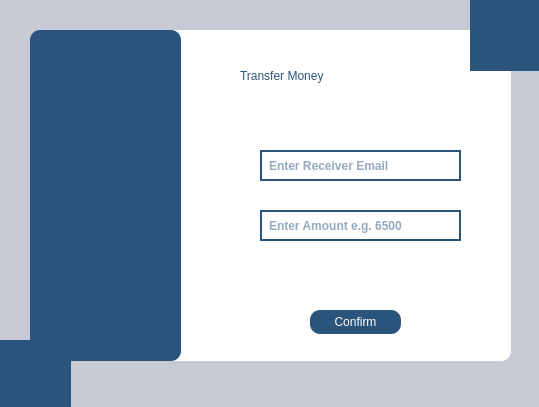
<?xml version="1.0" encoding="UTF-8"?>
<ui version="4.0">
 <class>TransferDialog</class>
 <widget class="QDialog" name="TransferDialog">
  <property name="geometry">
   <rect>
    <x>0</x>
    <y>0</y>
    <width>539</width>
    <height>407</height>
   </rect>
  </property>
  <property name="windowTitle">
   <string>Dialog</string>
  </property>
  <widget class="QLabel" name="label_11">
   <property name="geometry">
    <rect>
     <x>40</x>
     <y>150</y>
     <width>131</width>
     <height>91</height>
    </rect>
   </property>
   <property name="text">
    <string/>
   </property>
   <property name="pixmap">
    <pixmap resource="images.qrc">:/new/prefix1/images/wmremove-transformed.png</pixmap>
   </property>
   <property name="scaledContents">
    <bool>true</bool>
   </property>
  </widget>
  <widget class="QLabel" name="label_2">
   <property name="geometry">
    <rect>
     <x>220</x>
     <y>210</y>
     <width>31</width>
     <height>31</height>
    </rect>
   </property>
   <property name="styleSheet">
    <string notr="true">background-color: none;</string>
   </property>
   <property name="text">
    <string/>
   </property>
   <property name="pixmap">
    <pixmap resource="images.qrc">:/new/prefix1/images/transactions_17765304.png</pixmap>
   </property>
   <property name="scaledContents">
    <bool>true</bool>
   </property>
  </widget>
  <widget class="QLineEdit" name="amount_input">
   <property name="geometry">
    <rect>
     <x>260</x>
     <y>210</y>
     <width>201</width>
     <height>31</height>
    </rect>
   </property>
   <property name="font">
    <font>
     <family>Arial</family>
     <pointsize>9</pointsize>
     <italic>false</italic>
     <bold>true</bold>
    </font>
   </property>
   <property name="styleSheet">
    <string notr="true">QLineEdit{
font: 700 9pt &quot;Arial&quot;;
background-color: rgb(255, 255, 255);
color:rgb(43, 84, 125);
border:2px solid rgb(43, 84, 125);
padding:5px;
}
</string>
   </property>
   <property name="placeholderText">
    <string>Enter Amount e.g. 6500</string>
   </property>
  </widget>
  <widget class="QPushButton" name="transfer_confirmation_btn">
   <property name="geometry">
    <rect>
     <x>310</x>
     <y>310</y>
     <width>91</width>
     <height>24</height>
    </rect>
   </property>
   <property name="styleSheet">
    <string notr="true">QPushButton{
background-color:#2b547d;
color:white;
border-radius:10px;
padding:7px 14px;
}
QPushButton:hover{
background-color:rgb(41, 128, 185);
}
QPushButton:pressed{
background-color:rgb(31, 97, 141);
}</string>
   </property>
   <property name="text">
    <string>Confirm</string>
   </property>
  </widget>
  <widget class="QLabel" name="label_16">
   <property name="geometry">
    <rect>
     <x>10</x>
     <y>350</y>
     <width>51</width>
     <height>51</height>
    </rect>
   </property>
   <property name="text">
    <string/>
   </property>
   <property name="pixmap">
    <pixmap resource="images.qrc">:/new/prefix1/images/wmremove-transformed.png</pixmap>
   </property>
   <property name="scaledContents">
    <bool>true</bool>
   </property>
  </widget>
  <widget class="QLabel" name="label_3">
   <property name="geometry">
    <rect>
     <x>30</x>
     <y>30</y>
     <width>151</width>
     <height>331</height>
    </rect>
   </property>
   <property name="styleSheet">
    <string notr="true">border-radius:10px;
background-color:#2b547d;</string>
   </property>
   <property name="text">
    <string/>
   </property>
  </widget>
  <widget class="QLabel" name="label_8">
   <property name="geometry">
    <rect>
     <x>470</x>
     <y>0</y>
     <width>71</width>
     <height>71</height>
    </rect>
   </property>
   <property name="styleSheet">
    <string notr="true">QLabel{
background-color:#2b547d;
}</string>
   </property>
   <property name="text">
    <string/>
   </property>
  </widget>
  <widget class="QLabel" name="label_17">
   <property name="geometry">
    <rect>
     <x>480</x>
     <y>10</y>
     <width>51</width>
     <height>51</height>
    </rect>
   </property>
   <property name="text">
    <string/>
   </property>
   <property name="pixmap">
    <pixmap resource="images.qrc">:/new/prefix1/images/wmremove-transformed.png</pixmap>
   </property>
   <property name="scaledContents">
    <bool>true</bool>
   </property>
  </widget>
  <widget class="QLabel" name="label_7">
   <property name="geometry">
    <rect>
     <x>0</x>
     <y>340</y>
     <width>71</width>
     <height>71</height>
    </rect>
   </property>
   <property name="styleSheet">
    <string notr="true">QLabel{
background-color:#2b547d;
}</string>
   </property>
   <property name="text">
    <string/>
   </property>
  </widget>
  <widget class="QLabel" name="label_4">
   <property name="geometry">
    <rect>
     <x>160</x>
     <y>30</y>
     <width>351</width>
     <height>331</height>
    </rect>
   </property>
   <property name="styleSheet">
    <string notr="true">border-radius:10px;
background-color:white;</string>
   </property>
   <property name="text">
    <string/>
   </property>
  </widget>
  <widget class="QLabel" name="label">
   <property name="geometry">
    <rect>
     <x>240</x>
     <y>40</y>
     <width>211</width>
     <height>71</height>
    </rect>
   </property>
   <property name="styleSheet">
    <string notr="true">QLabel{
background-color:none;
font: 700 20pt &quot;Arial&quot;;
color:#2b547d;}</string>
   </property>
   <property name="text">
    <string>Transfer Money</string>
   </property>
  </widget>
  <widget class="QLineEdit" name="email_input">
   <property name="geometry">
    <rect>
     <x>260</x>
     <y>150</y>
     <width>201</width>
     <height>31</height>
    </rect>
   </property>
   <property name="font">
    <font>
     <family>Arial</family>
     <pointsize>9</pointsize>
     <italic>false</italic>
     <bold>true</bold>
    </font>
   </property>
   <property name="styleSheet">
    <string notr="true">QLineEdit{
font: 700 9pt &quot;Arial&quot;;
background-color: rgb(255, 255, 255);
color:rgb(43, 84, 125);
border:2px solid rgb(43, 84, 125);
padding:5px;
}
</string>
   </property>
   <property name="placeholderText">
    <string>Enter Receiver Email</string>
   </property>
  </widget>
  <widget class="QLabel" name="label_5">
   <property name="geometry">
    <rect>
     <x>220</x>
     <y>150</y>
     <width>31</width>
     <height>31</height>
    </rect>
   </property>
   <property name="styleSheet">
    <string notr="true">background-color: none;</string>
   </property>
   <property name="text">
    <string/>
   </property>
   <property name="pixmap">
    <pixmap resource="images.qrc">:/new/prefix1/images/download_4002349.png</pixmap>
   </property>
   <property name="scaledContents">
    <bool>true</bool>
   </property>
  </widget>
  <widget class="QLabel" name="label_6">
   <property name="geometry">
    <rect>
     <x>-10</x>
     <y>0</y>
     <width>561</width>
     <height>411</height>
    </rect>
   </property>
   <property name="styleSheet">
    <string notr="true">QLabel{
background-color:rgb(199, 201, 213);
}</string>
   </property>
   <property name="text">
    <string/>
   </property>
  </widget>
  <zorder>label_6</zorder>
  <zorder>label_4</zorder>
  <zorder>label_8</zorder>
  <zorder>label</zorder>
  <zorder>label_17</zorder>
  <zorder>amount_input</zorder>
  <zorder>transfer_confirmation_btn</zorder>
  <zorder>email_input</zorder>
  <zorder>label_2</zorder>
  <zorder>label_5</zorder>
  <zorder>label_3</zorder>
  <zorder>label_11</zorder>
  <zorder>label_7</zorder>
  <zorder>label_16</zorder>
 </widget>
 <resources>
  <include location="images.qrc"/>
 </resources>
 <connections/>
</ui>
